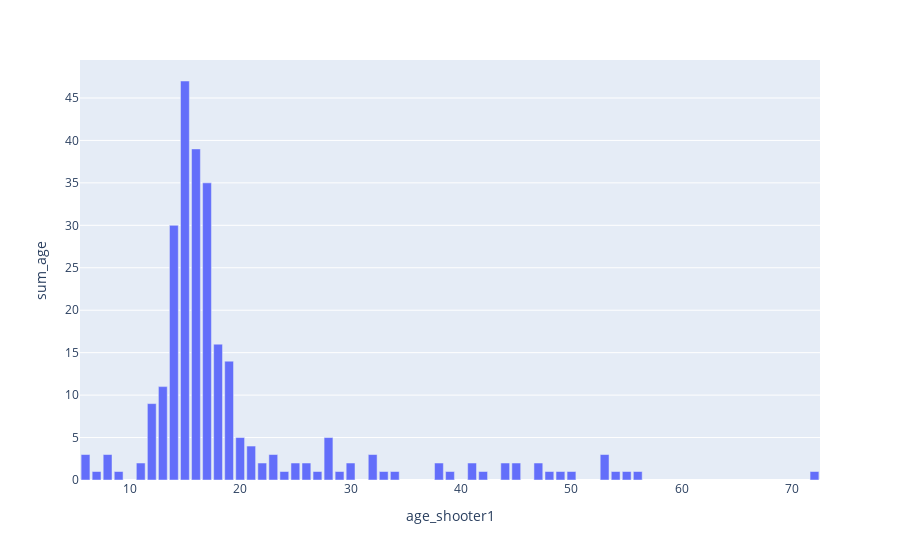

The notebook cell saved with this chart:
### Markdown cell above
We can see that there are some fluctuations within these 20 years, probably they are cause by the policies employed to prevent shootings.
We see that during COVID pandemic the amount of incidents dropeed, but surprisingly it significantly increased to almost 100 accidents in 2022. 

Age of the shooter:

### Code cell
# remove empty lines
age_of_the_shooter = df[df['age_shooter1'].notna()]
# convert age to int
age_of_the_shooter['age_shooter1'] = age_of_the_shooter['age_shooter1'].astype(int)
age_of_the_shooter = age_of_the_shooter.groupby(['age_shooter1']).agg(
     sum_age = ('age_shooter1','count')
     ).reset_index()
fig = px.bar(age_of_the_shooter, x='age_shooter1', y='sum_age')
fig.show()

### Figure 1 — Plotly figure (JSON) as saved in the notebook; plotly's stock layout.template omitted (floating-point values rounded to 4 significant figures)
{"data": [{"alignmentgroup": "True", "hovertemplate": "age_shooter1=%{x}<br>sum_age=%{y}<extra></extra>", "legendgroup": "", "marker": {"color": "#636efa", "pattern": {"shape": ""}}, "name": "", "offsetgroup": "", "orientation": "v", "showlegend": false, "textposition": "auto", "type": "bar", "x": [6, 7, 8, 9, 11, 12, 13, 14, 15, 16, 17, 18, 19, 20, 21, 22, 23, 24, 25, 26, 27, 28, 29, 30, 32, 33, 34, 38, 39, 41, 42, 44, 45, 47, 48, 49, 50, 53, 54, 55, 56, 72], "xaxis": "x", "y": [3, 1, 3, 1, 2, 9, 11, 30, 47, 39, 35, 16, 14, 5, 4, 2, 3, 1, 2, 2, 1, 5, 1, 2, 3, 1, 1, 2, 1, 2, 1, 2, 2, 2, 1, 1, 1, 3, 1, 1, 1, 1], "yaxis": "y"}], "layout": {"barmode": "relative", "legend": {"tracegroupgap": 0}, "margin": {"t": 60}, "xaxis": {"anchor": "y", "domain": [0, 1], "title": {"text": "age_shooter1"}}, "yaxis": {"anchor": "x", "domain": [0, 1], "title": {"text": "sum_age"}}}}
